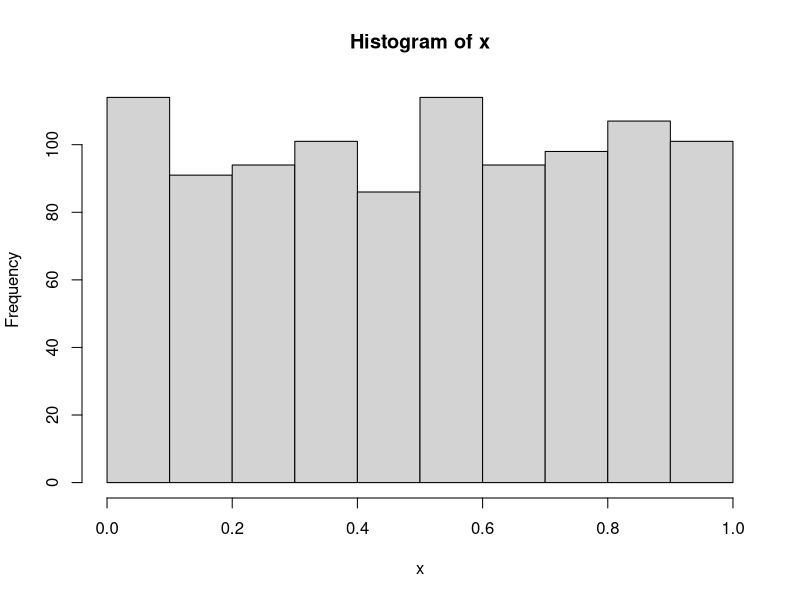

Write the R code that produced this figure.
pdf(file = "04-r-runif.pdf", width = 6, height = 5)

x <- runif(min = 0,  # 最小
           max = 1,  # 最大
           n = 1000) # 乱数の数
hist(x)
